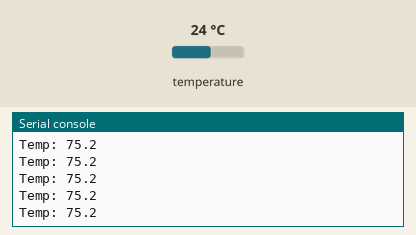
The program below on a simulated CircuitPython board. On the bench: the last lines printed to the serial console. Inputs (shaded band) come from the test bench; at power-on: temperature 24 °C.

Above: at 1.2 s.
1.3 s: temperature set to 12 °C
At 1.31 s:
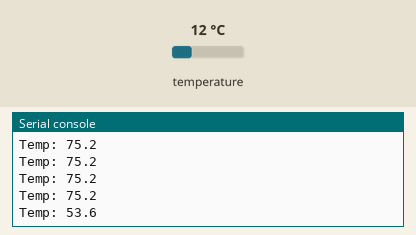
2.8 s: temperature set to 19 °C
At 2.81 s:
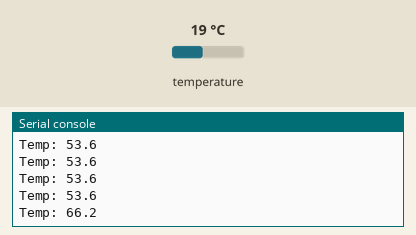
Timing chart, 0 to 5.8 s (numbered marks = the images above; inputs shaded):
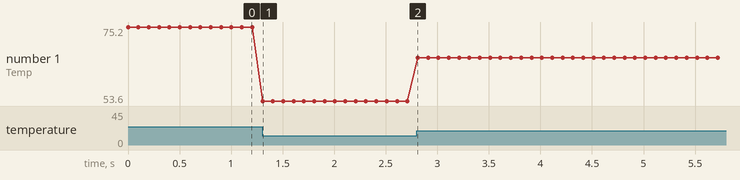

The program:

code.py
```python
'''
step 1: import the required modules
	`board`: create references to pins on the board for connections
	`displayio`: helper functions to manage displays such as our OLED
	`adafruit_displayio_ssd1306`: the specific drivers for our 128x64 OLED
	`adafruit_thermistor`: temperature sensor driver
	`time`: timing related functions (such as sleep/pause)
'''
import board
import displayio
import adafruit_displayio_ssd1306
import adafruit_thermistor
import time

# call this at the start of your program to reinitialize displays
displayio.release_displays()

'''
step 2: initialize I2C connection and I2C bus to be used by the OLED
The display bus requires a reset pin to be defined
The I2CDisplay bus constructor requires 3 arguments in our case
	- the I2C connection instance
	- `device_address`: the unique I2C address of our OLED
	- `reset`: the reset pin our OLED is listening to
'''
oled_reset = board.D9
i2c = board.I2C()
display_bus = displayio.I2CDisplay(i2c, device_address=0x3d, reset=oled_reset)

'''
step 3: use the display bus to initialize a driver for our OLED
the SSD1306 constructor takes 3 arguments in our case:
	- an instance of the display bus, whether I2C (our case) or SPI
	- `width`: the width in pixels of our screen
	- `height`: the height in pixels of our screen
'''
WIDTH = 128
HEIGHT = 64
display = adafruit_displayio_ssd1306.SSD1306(display_bus, width=WIDTH, height=HEIGHT)

'''
step 4: create thermistor instance. The constructor takes 4 arguments
	- board pin being used to control thermistor
	- resistance, normal temp, normal resistance, b_coefficient (these are
	  specific to your board/wiring. For the CPX, just use these values)
'''
thermistor = adafruit_thermistor.Thermistor(
    board.TEMPERATURE, 10000, 10000, 25, 3950)

'''
step 5: write a function that will use the thermistor to return the current
temperature value in Fahrenheit. This function will take no arguments
'''
def get_tempF():
	tempC = thermistor.temperature
	tempF = tempC * 9 / 5 + 32
	return tempF

'''
step 6: write the main logic of your program, where you display the temperature
reading on the OLED board. For now, we will use the `print()` function to output
to the screen. Show the user a friendly message telling them the temperature.
'''
def main():
	tempF = get_tempF()
	msg = "Temp: " + str(tempF)
	print(msg)

'''
step 7: Use a `while True` statement to indefintely display the temperature by
calling your `main()` function, pausing for 0.1 seconds each iteration
'''
while True:
	main()
	time.sleep(0.1)
```

Measured:
- after the input at 1.3 s, the serial console: prints a new line at once (image 1)
- after the input at 2.8 s, the serial console: prints a new line at once (image 2)
- plotted number 1: 75.2 → 53.6 after the input at 1.3 s, 53.6 → 66.2 after the input at 2.8 s
